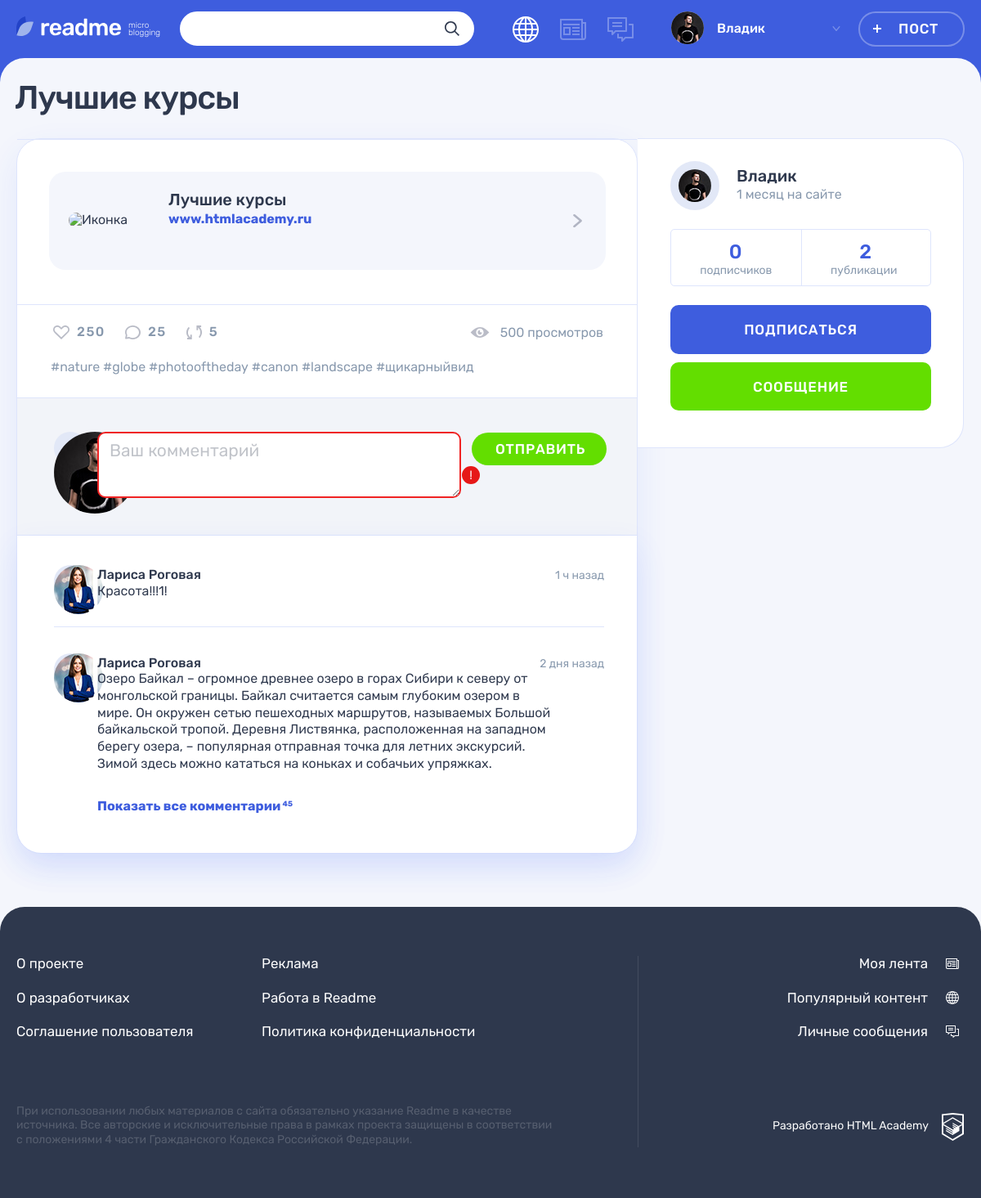
The app's page /post.php?id=5 (signed in) with its own data.
### tables this page shows
CREATE TABLE posts
(
  id           INT AUTO_INCREMENT PRIMARY KEY,
  dt_add       TIMESTAMP DEFAULT CURRENT_TIMESTAMP,
  title        VARCHAR(255) NOT NULL,
  text_content TEXT,
  quote_author VARCHAR(255),
  image        VARCHAR(255),
  video        VARCHAR(255),
  link         VARCHAR(255),
  views_count  INT,
  user_id      INT          NOT NULL,
  type_id      INT          NOT NULL,
  tag_id       INT
);

CREATE TABLE users
(
  id       INT AUTO_INCREMENT PRIMARY KEY,
  dt_add   TIMESTAMP DEFAULT CURRENT_TIMESTAMP,
  email    VARCHAR(128) NOT NULL UNIQUE,
  login    VARCHAR(64)  NOT NULL,
  password VARCHAR(255) NOT NULL,
  avatar   VARCHAR(255)
);

### helpers.php (called while the page is built, shortened)
<?php
function get_noun_plural_form(int $number, string $one, string $two, string $many): string {
    $number = (int)$number;
    $mod10 = $number % 10;
    $mod100 = $number % 100;
    switch (true) {
        case ($mod10 === 1):
            return $one;
        case ($mod10 >= 2 && $mod10 <= 4):
            return $two;
        default:
            return $many;
    }
}
function include_template($name, array $data = []) {
    $name = 'templates/' . $name;
    extract($data);
    require $name;
    $result = ob_get_clean();
    return $result;
}
function print_date_diff($date) {
    $first_date = date_create($date);
    $now = date_create('now');
    $date_diff = date_diff($now, $first_date);
    foreach ($date_diff as $period => $amount) {
        if ($amount !== 0) {
            switch ($period) {
                case 'm':
                    return "$amount " . get_noun_plural_form($amount, 'месяц', 'месяца', 'месяцев');
                    break;
            }
        }
    }
}
function get_data($con, $stmt, $is_row) {
    mysqli_stmt_execute($stmt);
    $result = mysqli_stmt_get_result($stmt);
    if ($is_row) {
        $data = mysqli_fetch_assoc($result);
    } else {
        $data = mysqli_fetch_all($result, MYSQLI_ASSOC);
    }
    return $data;
}

### models.php (called while the page is built, shortened)
<?php
function get_filtered_posts($con, $filtered_property, $value) {
    $limit = NUMBER_OF_PAGE_POSTS;
    if ($filtered_property) {
        $sql_filter = " WHERE $filtered_property = $value";
    } else {
        $sql_filter = "";
    }
    $sql = "SELECT p.*, u.login, u.avatar, t.class_name FROM posts p JOIN users u ON p.user_id = u.id JOIN types t ON p.type_id = t.id $sql_filter ORDER BY views_count DESC LIMIT ?;";
    $stmt = mysqli_prepare($con, $sql);
    mysqli_stmt_bind_param($stmt, 'i', $limit);
    $filtered_posts = get_data($con, $stmt, false);
    return $filtered_posts;
}
function get_post($con, $filtered_property, $value) {
    if ($filtered_property) {
        $sql_filter = " WHERE $filtered_property = $value";
    } else {
        $sql_filter = "";
    }
    $sql = "SELECT p.*, u.login, u.avatar, t.class_name FROM posts p JOIN users u ON p.user_id = u.id JOIN types t ON p.type_id = t.id $sql_filter;";
    $stmt = mysqli_prepare($con, $sql);
    $post = get_data($con, $stmt, true);
    return $post;
}
function get_user($con, $user_id) {
    $sql = "SELECT * FROM users WHERE id = ?;";
    $stmt = mysqli_prepare($con, $sql);
    mysqli_stmt_bind_param($stmt, 'i', $user_id);
    $user = get_data($con, $stmt, true);
    return $user;
}
function get_followers($con, $following_user_id) {
    $sql = "SELECT * FROM follows WHERE following_user_id = ?;";
    $stmt = mysqli_prepare($con, $sql);
    mysqli_stmt_bind_param($stmt, 'i', $following_user_id);
    $followers = get_data($con, $stmt, false);
    return $followers;
}

### templates/post-detail.php (the view, shortened to what this page needs)
<main class="page__main page__main--publication">
    <div class="container">
        <h1 class="page__title page__title--publication"><?= $post['title'] ?></h1>
        <section class="post-details">
            <div class="post-details__wrapper post-<?= $post['class_name'] ?>">
                <div class="post-details__main-block post post--details">
                    <?php if ($post['class_name'] === 'quote'): ?>
                        <div class="post__main">
                            <blockquote>
                                <p><?= htmlspecialchars($post['text_content']) ?></p>
                                <cite><?= htmlspecialchars($post['quote_author']) ?></cite>
                            </blockquote>
                        </div>
                    <?php elseif ($post['class_name'] === 'link'): ?>
                        <div class="post__main">
                            <div class="post-link__wrapper">
                                <a class="post-link__external" href="http://<?= htmlspecialchars($post['link']) ?>" title="Перейти по ссылке">
                                    <div class="post-link__icon-wrapper">
                                        <img src="https://www.google.com/s2/favicons?domain=<?= htmlspecialchars(str_replace('www.', '', $post['link'])) ?>" alt="Иконка">
                                    </div>
                                    <div class="post-link__info">
                                        <h3><?= htmlspecialchars($post['title']) ?></h3>
                                        <span><?= htmlspecialchars($post['link']) ?></span>
                                    </div>
                                    <svg class="post-link__arrow" width="11" height="16">
                                        <use xlink:href="#icon-arrow-right-ad"></use>
                                    </svg>
                                </a>
                            </div>
                        </div>
                    <?php elseif ($post['class_name'] === 'text'): ?>
                        <div class="post__main">
                            <p><?= htmlspecialchars($post['text_content']) ?></p>
                        </div>
                    <?php endif; ?>
                    <div class="post__indicators">
                        <div class="post__buttons">
                            <a class="post__indicator post__indicator--likes button" href="#" title="Лайк">
                                <svg class="post__indicator-icon" width="20" height="17">
                                    <use xlink:href="#icon-heart"></use>
                                </svg>
                                <span>250</span>
                            </a>
                            <a class="post__indicator post__indicator--comments button" href="#" title="Комментарии">
                                <svg class="post__indicator-icon" width="19" height="17">
                                    <use xlink:href="#icon-comment"></use>
                                </svg>
                                <span>25</span>
                            </a>
                            <a class="post__indicator post__indicator--repost button" href="#" title="Репост">
                                <svg class="post__indicator-icon" width="19" height="17">
                                    <use xlink:href="#icon-repost"></use>
                                </svg>
                                <span>5</span>
                            </a>
                        </div>
                        <span class="post__view">500 просмотров</span>
                    </div>
                    <ul class="post__tags">
                        <li><a href="#">#nature</a></li>
                        <li><a href="#">#globe</a></li>
                        <li><a href="#">#photooftheday</a></li>
                        <li><a href="#">#canon</a></li>
                        <li><a href="#">#landscape</a></li>
                        <li><a href="#">#щикарныйвид</a></li>
                    </ul>
                    <div class="comments">
                        <form class="comments__form form" action="#" method="post">
                            <div class="comments__my-avatar">
                                <img class="comments__picture" src="../img/userpic-medium.jpg" alt="Аватар пользователя">
                            </div>
                            <div class="form__input-section form__input-section--error">
                                <textarea class="comments__textarea form__textarea form__input" placeholder="Ваш комментарий"></textarea>
                                <button class="form__error-button button" type="button">!</button>
                            </div>
                            <button class="comments__submit button button--green" type="submit">Отправить</button>
                        </form>
                        <div class="comments__list-wrapper">
                            <ul class="comments__list">
                                <li class="comments__item user">
                                    <div class="comments__avatar">
                                        <a class="user__avatar-link" href="#">
                                            <img class="comments__picture" src="../img/userpic-larisa.jpg" alt="Аватар пользователя">
                                        </a>
                                    </div>
                                    <div class="comments__info">
                                        <div class="comments__name-wrapper">
                                            <a class="comments__user-name" href="#">
                                                <span>Лариса Роговая</span>
                                            </a>
                                            <time class="comments__time" datetime="2019-03-20">1 ч назад</time>
                                        </div>
                                        <p class="comments__text">
                                            Красота!!!1!
                                        </p>
                                    </div>
                                </li>
                                <li class="comments__item user">
                                    <div class="comments__avatar">
                                        <a class="user__avatar-link" href="#">
                                            <img class="comments__picture" src="../img/userpic-larisa.jpg" alt="Аватар пользователя">
                                        </a>
                                    </div>
                                    <div class="comments__info">
                                        <div class="comments__name-wrapper">
                                            <a class="comments__user-name" href="#">
                                                <span>Лариса Роговая</span>
                                            </a>
                                            <time class="comments__time" datetime="2019-03-18">2 дня назад</time>
                                        </div>
                                        <p class="comments__text">
                                            Озеро Байкал – огромное древнее озеро в горах Сибири к северу от монгольской
                                            границы. Байкал
                                            считается самым глубоким озером в мире. Он окружен сетью пешеходных
                                            маршрутов, называемых Большой
                                            байкальской тропой. Деревня Листвянка, расположенная на западном берегу
                                            озера, – популярная
                                            отправная точка для летних экскурсий. Зимой здесь можно кататься на коньках
                                            и собачьих упряжках.
                                        </p>
                                    </div>
                                </li>
                            </ul>
                            <a class="comments__more-link" href="#">
                                <span>Показать все комментарии</span>
                                <sup class="comments__amount">45</sup>
                            </a>
                        </div>
                    </div>
                </div>
                <div class="post-details__user user">
                    <div class="post-details__user-info user__info">
                        <div class="post-details__avatar user__avatar">
                            <a class="post-details__avatar-link user__avatar-link" href="#">
                                <img class="post-details__picture user__picture" src="../img/<?= $post['avatar'] ?>" alt="Аватар пользователя">
                            </a>
                        </div>
                        <div class="post-details__name-wrapper user__name-wrapper">
                            <a class="post-details__name user__name" href="#">
                                <span><?= $post['login'] ?></span>
                            </a>
                            <time class="post-details__time user__time" datetime="<?= date_format(date_create($author['dt_add']), 'Y-m-d'); ?>"><?= print_date_diff($author['dt_add']); ?> на сайте</time>
                        </div>
                    </div>
                    <div class="post-details__rating user__rating">
                        <p class="post-details__rating-item user__rating-item user__rating-item--subscribers">
                            <span class="post-details__rating-amount user__rating-amount"><?= $number_of_author_followers ?></span>
                            <span class="post-details__rating-text user__rating-text"><?= get_noun_plural_form($number_of_author_followers, 'подписчик', 'подписчика', 'подписчиков') ?></span>
                        </p>
                        <p class="post-details__rating-item user__rating-item user__rating-item--publications">
                            <span class="post-details__rating-amount user__rating-amount"><?= $amount_of_author_posts ?></span>
                            <span class="post-details__rating-text user__rating-text"><?= get_noun_plural_form($amount_of_author_posts, 'публикация', 'публикации', 'публикаций') ?></span>
                        </p>
                    </div>
                    <div class="post-details__user-buttons user__buttons">
                        <button class="user__button user__button--subscription button button--main" type="button">
                            Подписаться
                        </button>
                        <a class="user__button user__button--writing button button--green" href="#">Сообщение</a>
                    </div>
                </div>
            </div>
        </section>
    </div>
</main>

### records on screen
posts: title "Лучшие курсы", link "www.htmlacademy.ru"
users: avatar (picture), login "Владик", dt_add "1 месяц"

### other values on screen
$user_name "Владик"
$number_of_author_followers "0"
$amount_of_author_posts "2"
